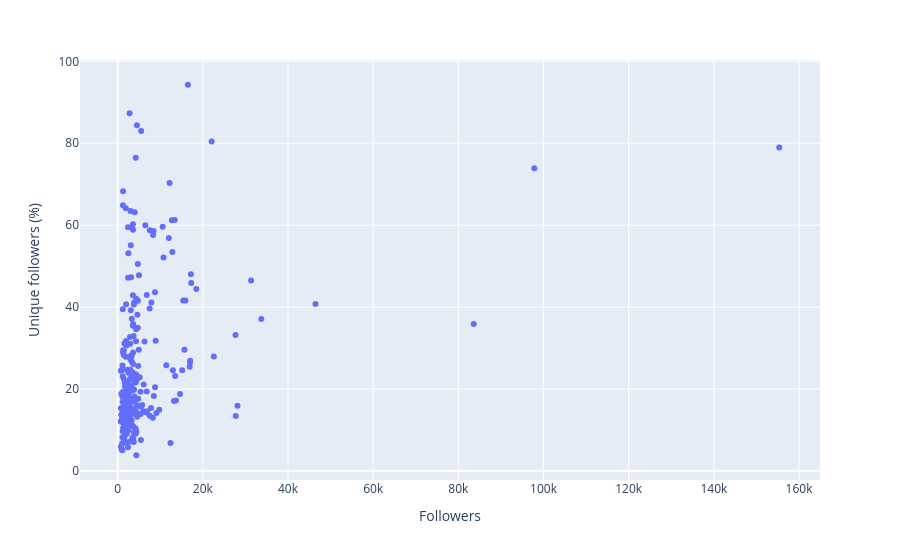

Here is the notebook cell this chart was saved with:
### Markdown cell above
| Vtuber | Statistics | Description |
| --- | --- | --- |
| mad_demian | 3855/4519 85% | в хиатусе |
| bready_xo | 4625/5512 83% | в хиатусе |
| natakodo | 18171/22059 82% | в хиатусе |
| lastglance_ | 3371/4250 79% | в хиатусе |
| gishichi | 886/1264 70% | англо витубер??? |
| kashtan_mp4 | 2030/2982 68% | Ich weiß nicht |
| nyapuru | 8657/12733 67% | мужыыыыык |
| mukubae | 1613/2429 66% | в хиатусе |
| boopa | 8545/13370 63% | Ich weiß nicht |
| linamyth | 4732/7542 62% | в хиатусе |
| ananastya_nastya | 6511/10562 61% | Лига легендер |
| amikirisan | 5176/8408 61% | Ich weiß nicht |
| piwochan | 3942/6485 60% | Ich weiß nicht |
| naxajlka | 2142/3588 59% | Ich weiß nicht |
| lightfoxmanga | 4903/8276 59% | мужыыыыык |
| quinella_admin | 8864/15398 57% | Ich weiß nicht |
| vernirra | 10568/18474 57% | Ich weiß nicht |
| planyach | 26256/46423 56% | Ich weiß nicht |
| nekisekai | 7131/12849 55% | Ich weiß nicht |
| nnstreamercha | 2546/4724 53% | мужыыыыык |
| mamilokuchii | 8751/17174 50% | Лигалегендер, любимый у дедпи |
| yumekomoore | 15773/31344 50% | Ich weiß nicht |

### Code cell
import plotly.express as px
import pandas as pd

df = pd.DataFrame({
    "Followers": list(map(lambda vtuber: len(data.vtuber_followers[vtuber]), data.vtuber_names)),
    "Unique followers (%)": list(map(lambda vtuber: vtuber_unique_followers_proportion[vtuber], data.vtuber_names)),
    "vtuber": data.vtuber_names
})
fig = px.scatter(df, x="Followers", y="Unique followers (%)", hover_name="vtuber")
fig.show()

### Figure 1 — Plotly figure (JSON) as saved in the notebook; plotly's stock layout.template omitted (floating-point values rounded to 4 significant figures; data arrays with more than 128 entries replaced by an {"elided": "..."} marker saying what was removed)
{"data": [{"hovertemplate": "<b>%{hovertext}</b><br><br>Followers=%{x}<br>Unique followers (%)=%{y}<extra></extra>", "hovertext": {"elided": "254 str values"}, "legendgroup": "", "marker": {"color": "#636efa", "symbol": "circle"}, "mode": "markers", "name": "", "orientation": "v", "showlegend": false, "type": "scatter", "x": {"elided": "254 int values"}, "xaxis": "x", "y": {"elided": "254 float values"}, "yaxis": "y"}], "layout": {"legend": {"tracegroupgap": 0}, "margin": {"t": 60}, "xaxis": {"anchor": "y", "domain": [0, 1], "title": {"text": "Followers"}}, "yaxis": {"anchor": "x", "domain": [0, 1], "title": {"text": "Unique followers (%)"}}}}
